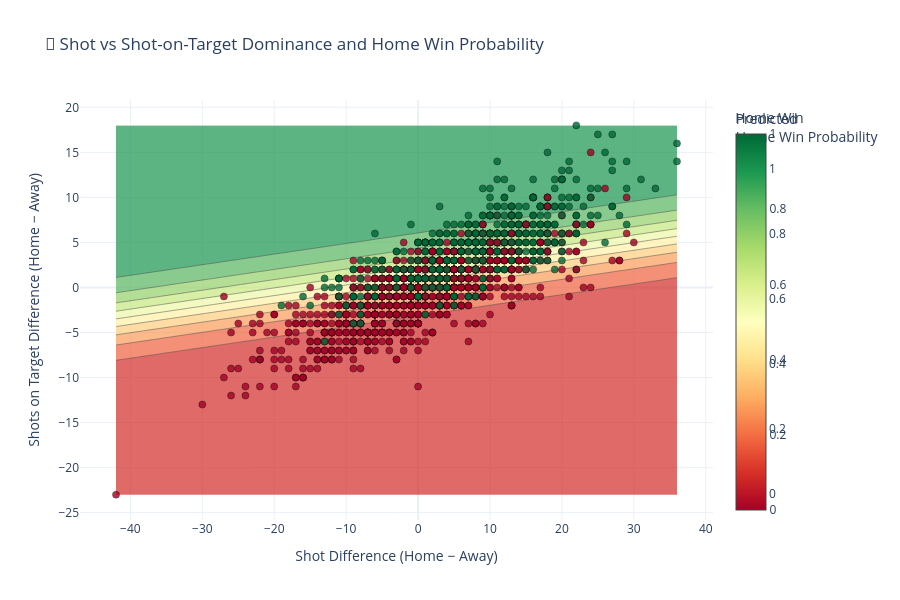

Notebook cell for this chart:
### Code cell
X = seasonal_data[['ShotDiff', 'ShotOnTargetDiff']]
y = seasonal_data['HomeWin']

scaler = StandardScaler()
X_scaled = scaler.fit_transform(X)

model = LogisticRegression()
model.fit(X_scaled, y)

x_range = np.linspace(X['ShotDiff'].min(), X['ShotDiff'].max(), 100)
y_range = np.linspace(X['ShotOnTargetDiff'].min(), X['ShotOnTargetDiff'].max(), 100)
xx, yy = np.meshgrid(x_range, y_range)
grid = np.c_[xx.ravel(), yy.ravel()]
grid_scaled = scaler.transform(grid)
probs = model.predict_proba(grid_scaled)[:, 1].reshape(xx.shape)

fig = go.Figure()

fig.add_trace(go.Contour(
    x=x_range,
    y=y_range,
    z=probs,
    colorscale='RdYlGn',
    opacity=0.7,
    contours_coloring='fill',
    colorbar=dict(title='Predicted<br>Home Win Probability'),
    showscale=True,
))

fig.add_trace(go.Scatter(
    x=seasonal_data['ShotDiff'],
    y=seasonal_data['ShotOnTargetDiff'],
    mode='markers',
    marker=dict(
        size=7,
        color=seasonal_data['HomeWin'],
        colorscale='RdYlGn',
        line=dict(width=0.5, color='black'),
        opacity=0.8,
        colorbar=dict(title='Home Win'),
        cmin=0,
        cmax=1
    ),
    text=[f"{ht} vs {at}<br>FTR: {res}" for ht, at, res in zip(
        seasonal_data['HomeTeam'], seasonal_data['AwayTeam'], seasonal_data['FTR']
    )],
    hoverinfo='text'
))

fig.update_layout(
    title="🎯 Shot vs Shot-on-Target Dominance and Home Win Probability",
    xaxis_title="Shot Difference (Home − Away)",
    yaxis_title="Shots on Target Difference (Home − Away)",
    template="plotly_white",
    height=600
)

fig.show()

### Figure 1 — Plotly figure (JSON) as saved in the notebook; plotly's stock layout.template omitted (floating-point values rounded to 4 significant figures; data arrays with more than 128 entries replaced by an {"elided": "..."} marker saying what was removed)
{"data": [{"colorbar": {"title": {"text": "Predicted<br>Home Win Probability"}}, "colorscale": [[0, "rgb(165,0,38)"], [0.1, "rgb(215,48,39)"], [0.2, "rgb(244,109,67)"], [0.3, "rgb(253,174,97)"], [0.4, "rgb(254,224,139)"], [0.5, "rgb(255,255,191)"], [0.6, "rgb(217,239,139)"], [0.7, "rgb(166,217,106)"], [0.8, "rgb(102,189,99)"], [0.9, "rgb(26,152,80)"], [1, "rgb(0,104,55)"]], "contours": {"coloring": "fill"}, "opacity": 0.7, "showscale": true, "type": "contour", "x": [-42.0, -41.21, -40.42, -39.64, -38.85, -38.06, -37.27, -36.48, -35.7, -34.91, -34.12, -33.33, -32.55, -31.76, -30.97, -30.18, -29.39, -28.61, -27.82, -27.03, -26.24, -25.45, -24.67, -23.88, -23.09, -22.3, -21.52, -20.73, -19.94, -19.15, -18.36, -17.58, -16.79, -16.0, -15.21, -14.42, -13.64, -12.85, -12.06, -11.27, -10.48, -9.697, -8.909, -8.121, -7.333, -6.545, -5.758, -4.97, -4.182, -3.394, -2.606, -1.818, -1.03, -0.2424, 0.5455, 1.333, 2.121, 2.909, 3.697, 4.485, 5.273, 6.061, 6.848, 7.636, 8.424, 9.212, 10.0, 10.79, 11.58, 12.36, 13.15, 13.94, 14.73, 15.52, 16.3, 17.09, 17.88, 18.67, 19.45, 20.24, 21.03, 21.82, 22.61, 23.39, 24.18, 24.97, 25.76, 26.55, 27.33, 28.12, 28.91, 29.7, 30.48, 31.27, 32.06, 32.85, 33.64, 34.42, 35.21, 36.0], "y": [-23.0, -22.59, -22.17, -21.76, -21.34, -20.93, -20.52, -20.1, -19.69, -19.27, -18.86, -18.44, -18.03, -17.62, -17.2, -16.79, -16.37, -15.96, -15.55, -15.13, -14.72, -14.3, -13.89, -13.47, -13.06, -12.65, -12.23, -11.82, -11.4, -10.99, -10.58, -10.16, -9.747, -9.333, -8.919, -8.505, -8.091, -7.677, -7.263, -6.848, -6.434, -6.02, -5.606, -5.192, -4.778, -4.364, -3.949, -3.535, -3.121, -2.707, -2.293, -1.879, -1.465, -1.051, -0.6364, -0.2222, 0.1919, 0.6061, 1.02, 1.434, 1.848, 2.263, 2.677, 3.091, 3.505, 3.919, 4.333, 4.747, 5.162, 5.576, 5.99, 6.404, 6.818, 7.232, 7.646, 8.061, 8.475, 8.889, 9.303, 9.717, 10.13, 10.55, 10.96, 11.37, 11.79, 12.2, 12.62, 13.03, 13.44, 13.86, 14.27, 14.69, 15.1, 15.52, 15.93, 16.34, 16.76, 17.17, 17.59, 18.0], "z": {"elided": "100x100 float values"}}, {"hoverinfo": "text", "marker": {"cmax": 1, "cmin": 0, "color": {"elided": "1530 int values"}, "colorbar": {"title": {"text": "Home Win"}}, "colorscale": [[0, "rgb(165,0,38)"], [0.1, "rgb(215,48,39)"], [0.2, "rgb(244,109,67)"], [0.3, "rgb(253,174,97)"], [0.4, "rgb(254,224,139)"], [0.5, "rgb(255,255,191)"], [0.6, "rgb(217,239,139)"], [0.7, "rgb(166,217,106)"], [0.8, "rgb(102,189,99)"], [0.9, "rgb(26,152,80)"], [1, "rgb(0,104,55)"]], "line": {"color": "black", "width": 0.5}, "opacity": 0.8, "size": 7}, "mode": "markers", "text": {"elided": "1530 str values"}, "type": "scatter", "x": {"elided": "1530 int values"}, "y": {"elided": "1530 int values"}}], "layout": {"height": 600, "title": {"text": "🎯 Shot vs Shot-on-Target Dominance and Home Win Probability"}, "xaxis": {"title": {"text": "Shot Difference (Home − Away)"}}, "yaxis": {"title": {"text": "Shots on Target Difference (Home − Away)"}}}}
